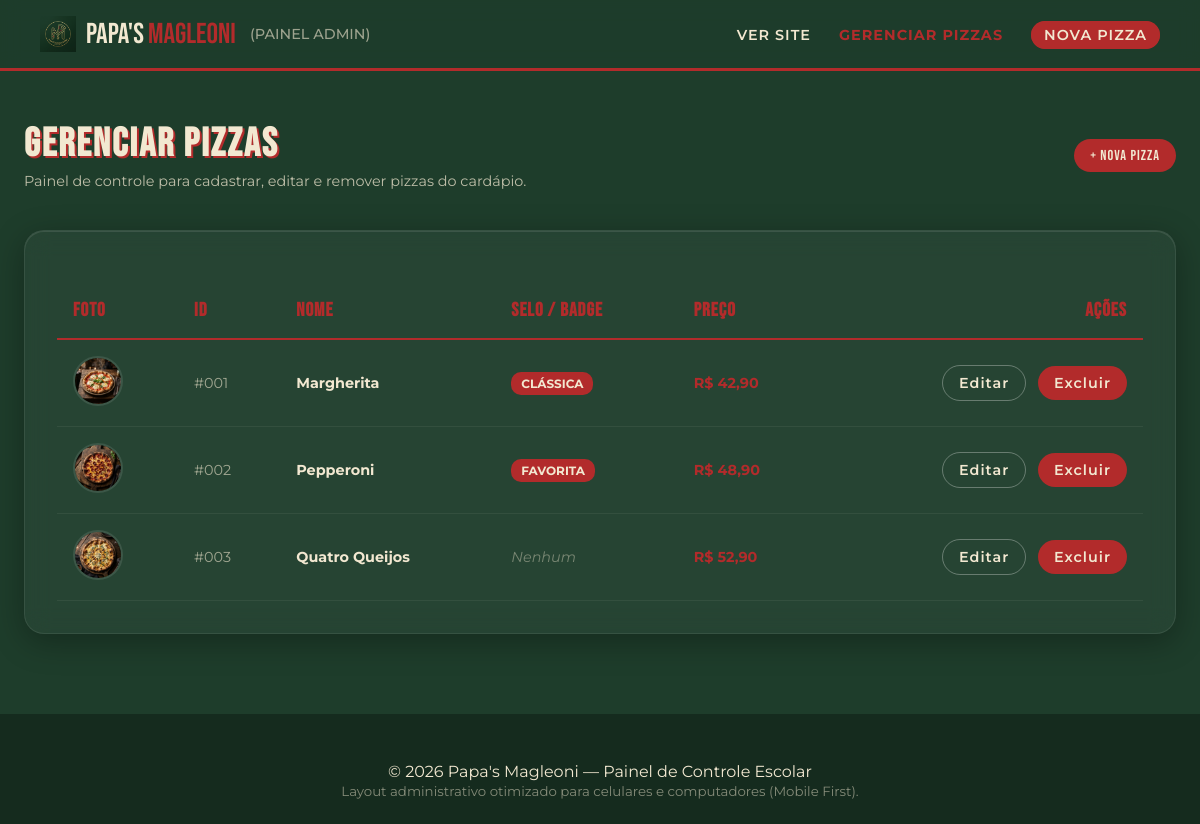
Before: /gerenciar.php with the older database file.
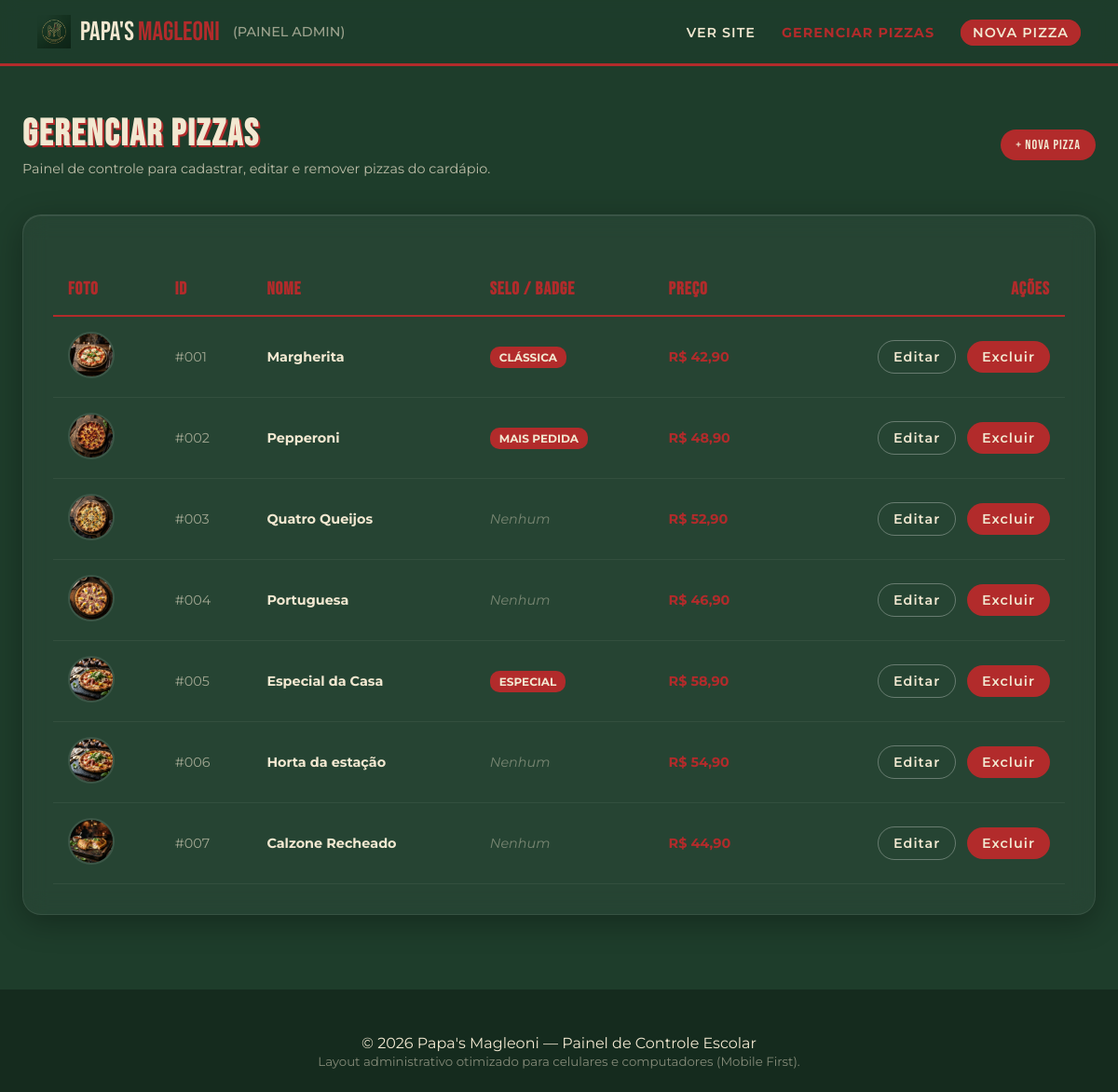
After: the same page with the newer database file.
### tables this page shows
CREATE TABLE IF NOT EXISTS pizzas (id INT UNSIGNED AUTO_INCREMENT PRIMARY KEY,categoria_id INT UNSIGNED NULL,nome VARCHAR(100) NOT NULL,descricao TEXT NOT NULL,preco DECIMAL(10,2) NOT NULL,badge VARCHAR(50) DEFAULT NULL,imagem VARCHAR(255) NOT NULL,criado_em TIMESTAMP DEFAULT CURRENT_TIMESTAMP,CONSTRAINT fk_pizzas_categoria FOREIGN KEY (categoria_id) REFERENCES categorias(id) ON DELETE SET NULL);

### gerenciar.php (the view, shortened to what this page needs)
<?php
require_once 'config/conexao.php';
try {
    $stmt = $pdo->query("SELECT * FROM pizzas ORDER BY id ASC");
    $pizzas = $stmt->fetchAll();
} catch (\PDOException $e) {
    $pizzas = [];
    $error_msg = $e->getMessage();
}
require_once 'includes/header_admin.php';
?>
<main class="admin-main">
    <section class="admin-header">
        <div>
            <h1 class="admin-title">Gerenciar Pizzas</h1>
            <p class="admin-subtitle">Painel de controle para cadastrar, editar e remover pizzas do cardápio.</p>
        </div>
        <a class="btn-primary btn-sm" href="cadastro.php">
            + Nova Pizza
        </a>
    </section>
    <section class="glass-card">
        <?php if (empty($pizzas)): ?>
            <p style="text-align: center; padding: 20px; opacity: 0.7;">Nenhuma pizza cadastrada no momento.</p>
        <?php else: ?>
            <div class="desktop-table-wrapper">
                <table class="admin-table">
                    <thead>
                        <tr>
                            <th>Foto</th>
                            <th>ID</th>
                            <th>Nome</th>
                            <th>Selo / Badge</th>
                            <th>Preço</th>
                            <th style="text-align: right;">Ações</th>
                        </tr>
                    </thead>
                    <tbody>
                        <?php foreach ($pizzas as $pizza): ?>
                            <tr>
                                <td>
                                    <img class="pizza-thumb" src="<?= htmlspecialchars($pizza['imagem']) ?>" alt="<?= htmlspecialchars($pizza['nome']) ?>">
                                </td>
                                <td><span style="opacity: 0.6;">#<?= str_pad($pizza['id'], 3, '0', STR_PAD_LEFT) ?></span></td>
                                <td><strong><?= htmlspecialchars($pizza['nome']) ?></strong></td>
                                <td>
                                    <?php if (!empty($pizza['badge'])): ?>
                                        <span style="background: var(--red); padding: 4px 10px; border-radius: 10px; font-size: 0.75rem; text-transform: uppercase; font-weight:700;"><?= htmlspecialchars($pizza['badge']) ?></span>
                                    <?php else: ?>
                                        <span style="opacity: 0.4; font-style: italic;">Nenhum</span>
                                    <?php endif; ?>
                                </td>
                                <td><strong style="color: var(--red);">R$ <?= number_format($pizza['preco'], 2, ',', '.') ?></strong></td>
                                <td style="text-align: right;">
                                    <a class="btn-outline-admin btn-sm" href="editar.php?id=<?= $pizza['id'] ?>" style="text-decoration:none; margin-right: 8px; font-weight:600;">Editar</a>
                                    <a class="btn-danger btn-sm" href="excluir.php?id=<?= $pizza['id'] ?>" style="text-decoration:none; font-weight:600;">Excluir</a>
                                </td>
                            </tr>
                        <?php endforeach; ?>
                    </tbody>
                </table>
            </div>
        <?php endif; ?>
    </section>
</main>
<?php require_once 'includes/footer_admin.php'; ?>

Changed rows visible on the page:
changed pizzas "Pepperoni": badge "FAVORITA" → "MAIS PEDIDA"
added pizzas: imagem (picture), id "004", nome "Portuguesa", shows "Nenhum", preco "46,90"
added pizzas: imagem (picture), id "005", nome "Especial da Casa", badge "ESPECIAL", preco "58,90"
added pizzas: imagem (picture), id "006", nome "Horta da estação", shows "Nenhum", preco "54,90"
added pizzas: imagem (picture), id "007", nome "Calzone Recheado", shows "Nenhum", preco "44,90"
